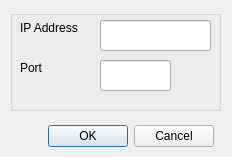
<?xml version="1.0" encoding="UTF-8"?>
<ui version="4.0">
 <class>Settings</class>
 <widget class="QDialog" name="Settings">
  <property name="geometry">
   <rect>
    <x>0</x>
    <y>0</y>
    <width>232</width>
    <height>157</height>
   </rect>
  </property>
  <property name="windowTitle">
   <string>Dialog</string>
  </property>
  <widget class="QDialogButtonBox" name="buttonBox">
   <property name="geometry">
    <rect>
     <x>30</x>
     <y>120</y>
     <width>201</width>
     <height>32</height>
    </rect>
   </property>
   <property name="orientation">
    <enum>Qt::Horizontal</enum>
   </property>
   <property name="standardButtons">
    <set>QDialogButtonBox::Cancel|QDialogButtonBox::Ok</set>
   </property>
   <property name="centerButtons">
    <bool>true</bool>
   </property>
  </widget>
  <widget class="QGroupBox" name="groupBox">
   <property name="geometry">
    <rect>
     <x>10</x>
     <y>10</y>
     <width>211</width>
     <height>101</height>
    </rect>
   </property>
   <property name="title">
    <string/>
   </property>
   <widget class="QLabel" name="label">
    <property name="geometry">
     <rect>
      <x>10</x>
      <y>10</y>
      <width>91</width>
      <height>16</height>
     </rect>
    </property>
    <property name="text">
     <string>IP Address</string>
    </property>
   </widget>
   <widget class="QLabel" name="label_2">
    <property name="geometry">
     <rect>
      <x>10</x>
      <y>50</y>
      <width>91</width>
      <height>16</height>
     </rect>
    </property>
    <property name="text">
     <string>Port</string>
    </property>
   </widget>
   <widget class="QLineEdit" name="ip_address">
    <property name="geometry">
     <rect>
      <x>90</x>
      <y>10</y>
      <width>111</width>
      <height>31</height>
     </rect>
    </property>
    <property name="text">
     <string/>
    </property>
   </widget>
   <widget class="QLineEdit" name="port">
    <property name="geometry">
     <rect>
      <x>90</x>
      <y>50</y>
      <width>71</width>
      <height>31</height>
     </rect>
    </property>
    <property name="text">
     <string/>
    </property>
   </widget>
  </widget>
 </widget>
 <resources/>
 <connections>
  <connection>
   <sender>buttonBox</sender>
   <signal>accepted()</signal>
   <receiver>Settings</receiver>
   <slot>accept()</slot>
   <hints>
    <hint type="sourcelabel">
     <x>248</x>
     <y>254</y>
    </hint>
    <hint type="destinationlabel">
     <x>157</x>
     <y>274</y>
    </hint>
   </hints>
  </connection>
  <connection>
   <sender>buttonBox</sender>
   <signal>rejected()</signal>
   <receiver>Settings</receiver>
   <slot>reject()</slot>
   <hints>
    <hint type="sourcelabel">
     <x>316</x>
     <y>260</y>
    </hint>
    <hint type="destinationlabel">
     <x>286</x>
     <y>274</y>
    </hint>
   </hints>
  </connection>
 </connections>
</ui>
